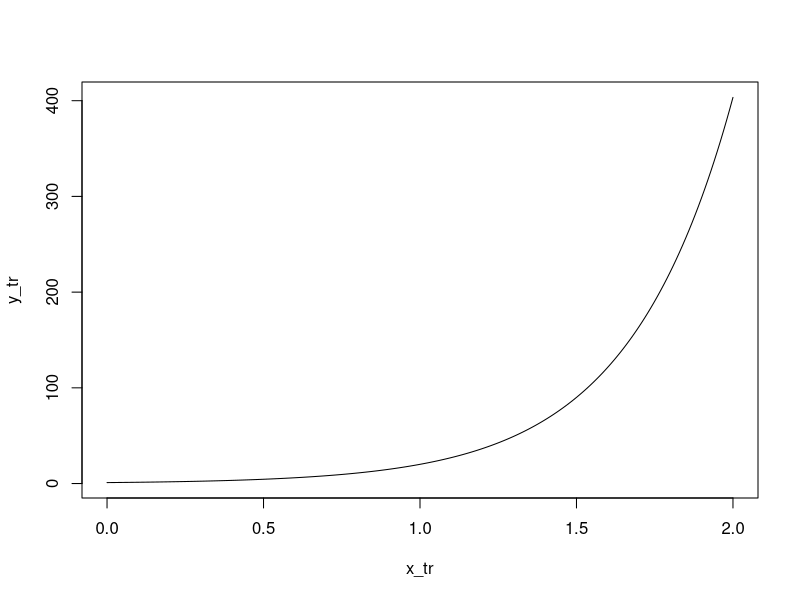
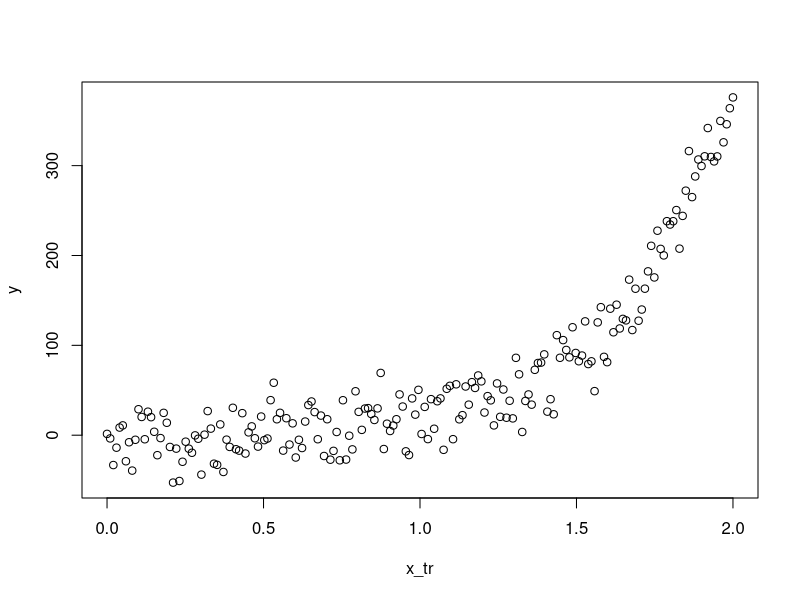
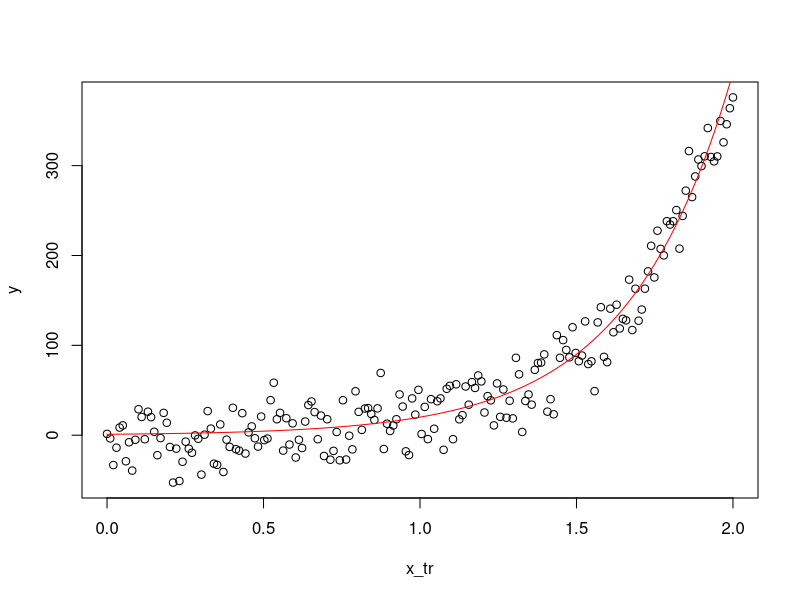
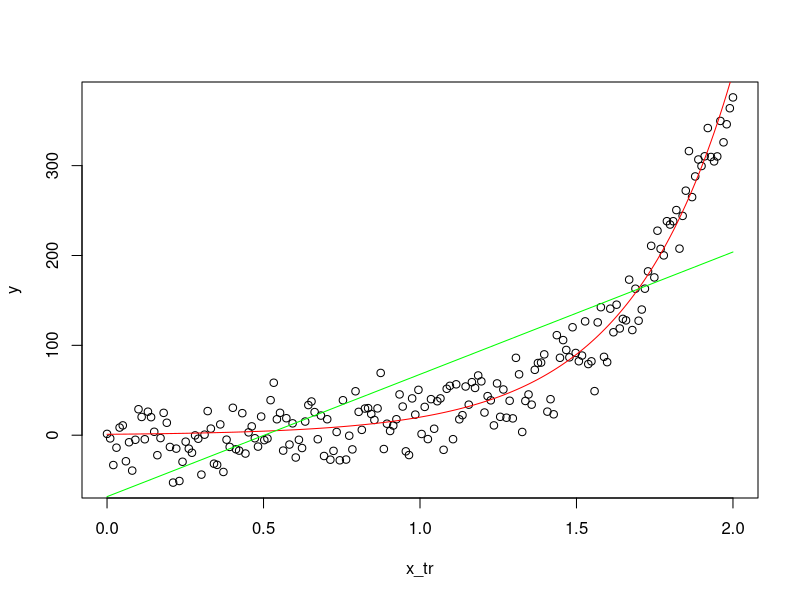
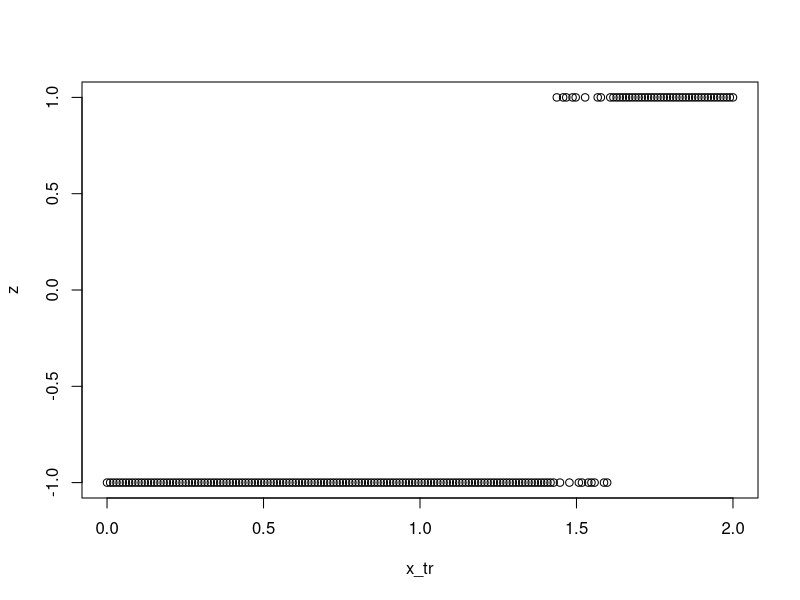
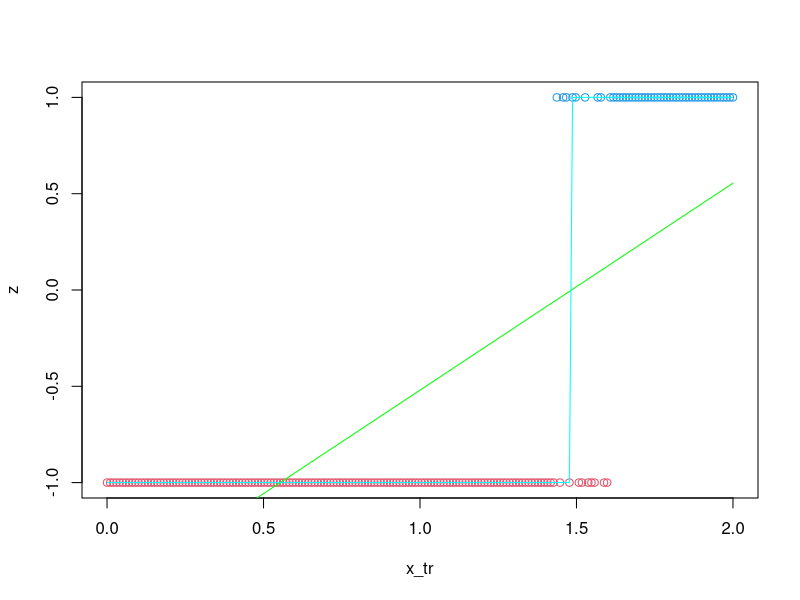
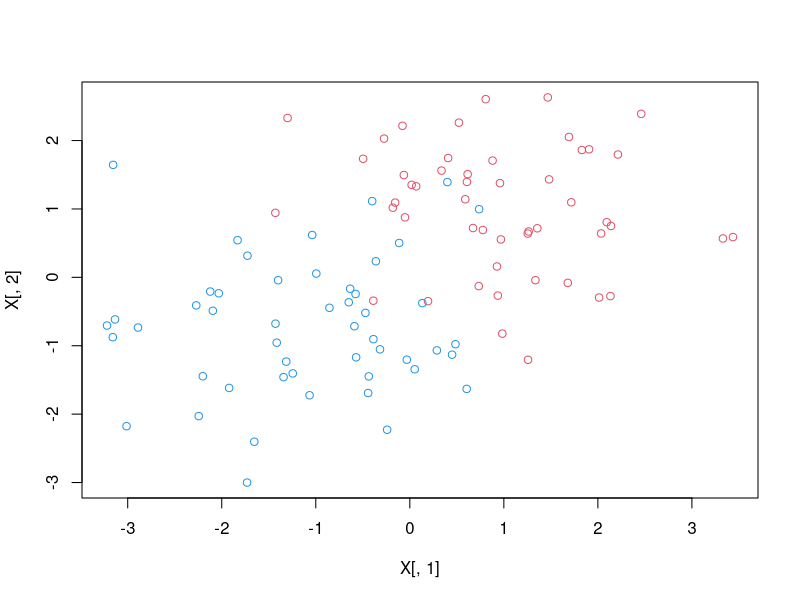
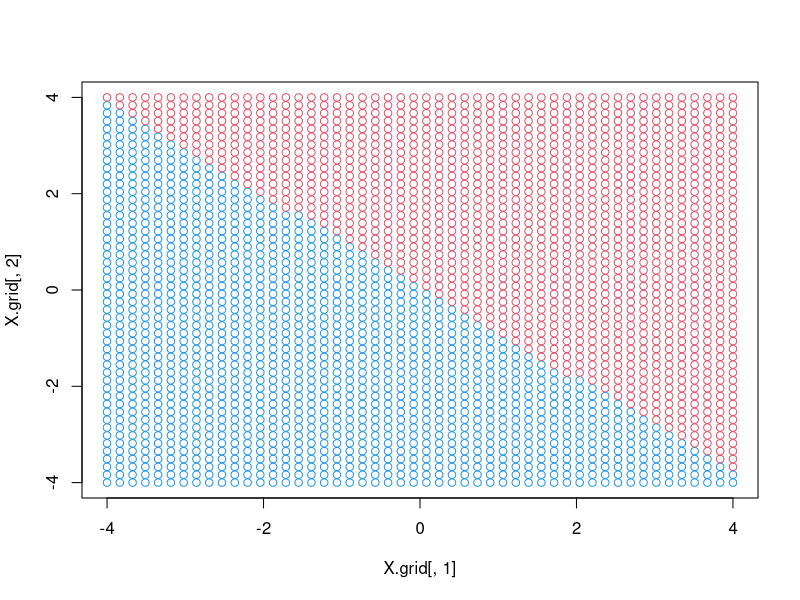

Reproduce these figures in R, in order.

x_tr <- seq(0, 2, length=200)
y_tr <- exp(3*x_tr)

plot(x_tr, y_tr, type="l")

set.seed(10)
y <- y_tr+rnorm(length(x_tr), mean=0, sd=25)

plot(x_tr,y)

#xy_data<-as.data.frame(x_tr,y)
plot(x_tr,y)
points(x_tr, y_tr, type="l", col="red")

regdata <- as.data.frame(cbind(y_tr, x_tr))
colnames(regdata) <- c("y","x")
regdata

lr.fit <- lm(y~x, data=regdata)
yhat <- predict(lr.fit)

plot(x_tr,y)
points(x_tr, y_tr, type="l", col="red")
points(x_tr, yhat,type="l",col="green")

z=(1*(y>90)-0.5)*2

z

plot(x_tr, z)

traindata <- as.data.frame(cbind(z, x_tr))
colnames(traindata) <- c("z", "x")
#traindata
zhat <- predict(lm(z~x, data=traindata))

zclass <- 2*(zhat>0)-1

mean(zclass==z)

plot(x_tr,z, col= z+3)
points(x_tr, zhat, type="l", col="green")
points(x_tr, zclass, type="l", col="cyan")

require(MASS)
n <- 50
X1 <- mvrnorm(n, mu=c(1,1), Sigma=diag(c(1,1)))
X2 <- mvrnorm(n, mu=c(-1,-1), Sigma=diag(c(1,1)))
X <- rbind(X1,X2)
z <- rep(c(-1,1), each=n)            

plot(X[,1], X[,2],col=z+3)

traindata <- as.data.frame(cbind(z, X))
colnames(traindata) <- c("z", "x1", "x2")
lm.obj <- lm( z~x1+x2, data=traindata)
zhat <- predict(lm.obj)

n <- 50
X.grid <- expand.grid(seq(-4, 4, length=n), seq(-4, 4, length=n))
testdata <- as.data.frame (cbind(z, X.grid)) 
colnames(testdata) <- c("z", "x1", "x2")
zhat.grid <- predict(lm.obj, newdata=testdata)
z.gridclass <- 2*(zhat.grid>0)-1
plot(X.grid[,1], X.grid[,2], col=z.gridclass+3)


